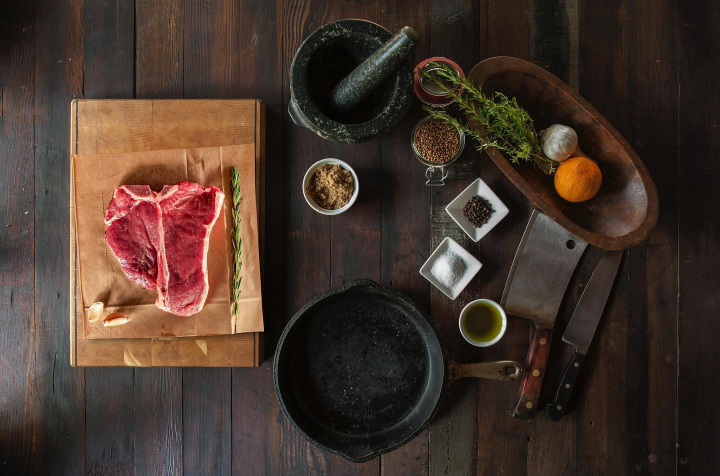
#> input picture hero.jpg, 1440 x 951 px (shown at 1/2 size); its folder holds 8 pictures in this run
$ python process_images.py
#> lines starting #> are read from the running program, lines starting #| are printed output that depends on the picture
"""Generate web-optimized assets for Seguras Meat Market site."""
import os
from PIL import Image, ImageOps

HERE = os.path.dirname(os.path.abspath(__file__))
os.chdir(HERE)

def make_sizes(infile, base, sizes):
    """Resize an image to multiple widths and save as WebP."""
#> called with infile = 'hero.jpg', base = 'hero'
    img = Image.open(infile).convert('RGB')
#> img is the input picture: PIL image 1440x951 RGB; mean R, G, B 69.4, 53.2, 43.5
    aspect = img.height / img.width
#> aspect = 0.66
    for width, suffix, quality in sizes:
        new_h = int(width * aspect)
        out = img.resize((width, new_h), Image.LANCZOS)
        outfile = f"{base}{suffix}.webp"
        out.save(outfile, 'WEBP', quality=quality, method=6)
        kb = os.path.getsize(outfile) // 1024
        print(f"  {outfile:32s} {width}x{new_h}  {kb} KB")
#> this loop made 3 passes
#> pass 1, in make_sizes, `out = img.resize((width, new_h), Image.LANCZOS)`:
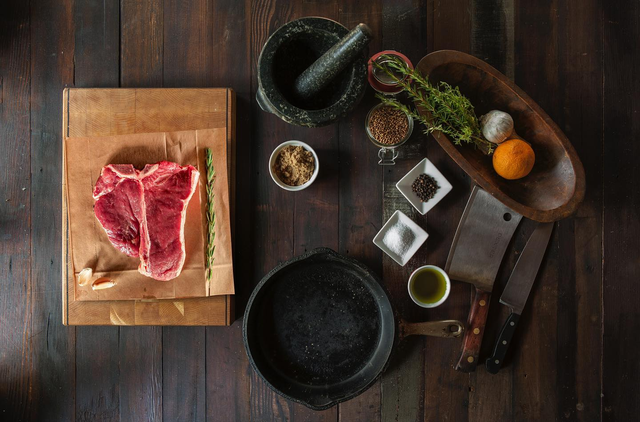
#> out: PIL image 640x422 RGB; mean R, G, B 69.4, 53.2, 43.6

print("Hero (steak on cutting board)...")
make_sizes('hero.jpg', 'hero', [
    (640,  '-mobile',  78),
    (1024, '-tablet',  80),
    (1440, '-desktop', 82),
])

print("Craft (meatball rolling, Seguras paper)...")
make_sizes(
    '568594556_18071260922251384_1512553144303937946_n.jpg',
    'craft',
    [(600, '-sm', 80), (900, '-md', 82)],
)
#> call 2 of make_sizes, with base = 'craft'
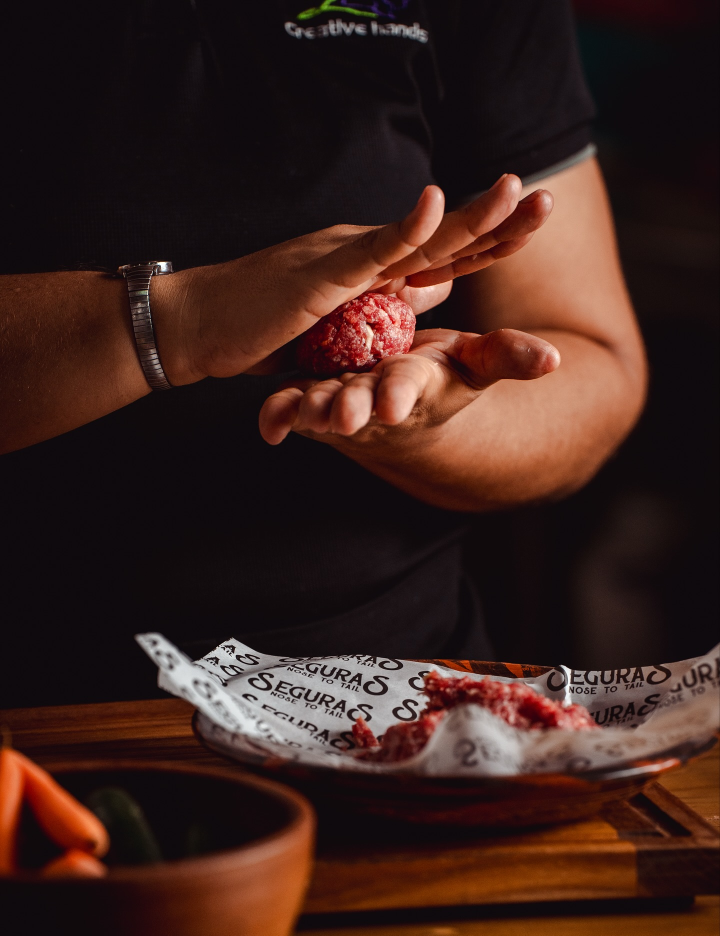
#> input picture 568594556_18071260922251384_1512553144303937946_n.jpg, 1440 x 1871 px (shown at 1/2 size)
#> in make_sizes, img is the input picture: PIL image 1440x1871 RGB; mean R, G, B 59.6, 34.7, 29.2
#> the loop in make_sizes (call 2), `for width, suffix, quality in sizes:` made 2 passes
#> pass 1, in make_sizes (call 2), `out = img.resize((width, new_h), Image.LANCZOS)`:
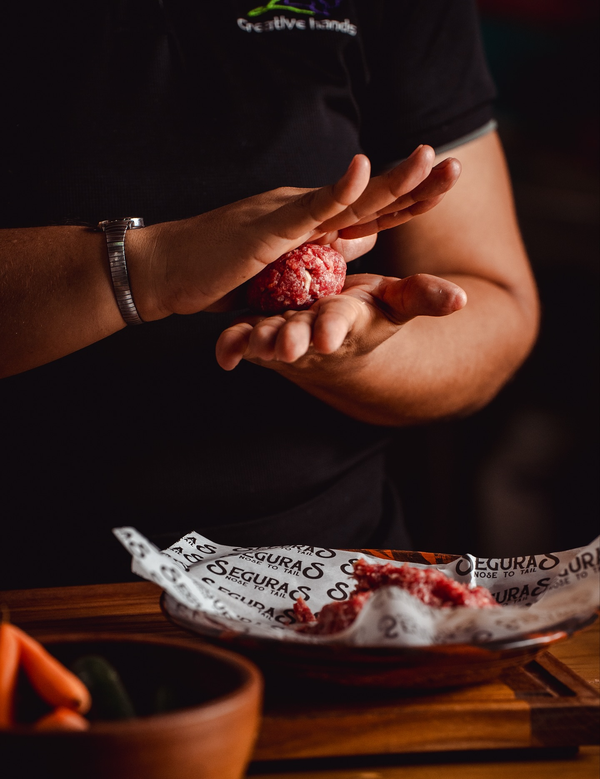
#> out: PIL image 600x779 RGB; mean R, G, B 59.6, 34.7, 29.2

print("Cuts (overhead tray of cuts and veg)...")
make_sizes(
    '566969686_18071260949251384_4152304506735328126_n.jpg',
    'cuts',
    [(600, '-sm', 80), (900, '-md', 82)],
)
#> call 3 of make_sizes, with base = 'cuts'
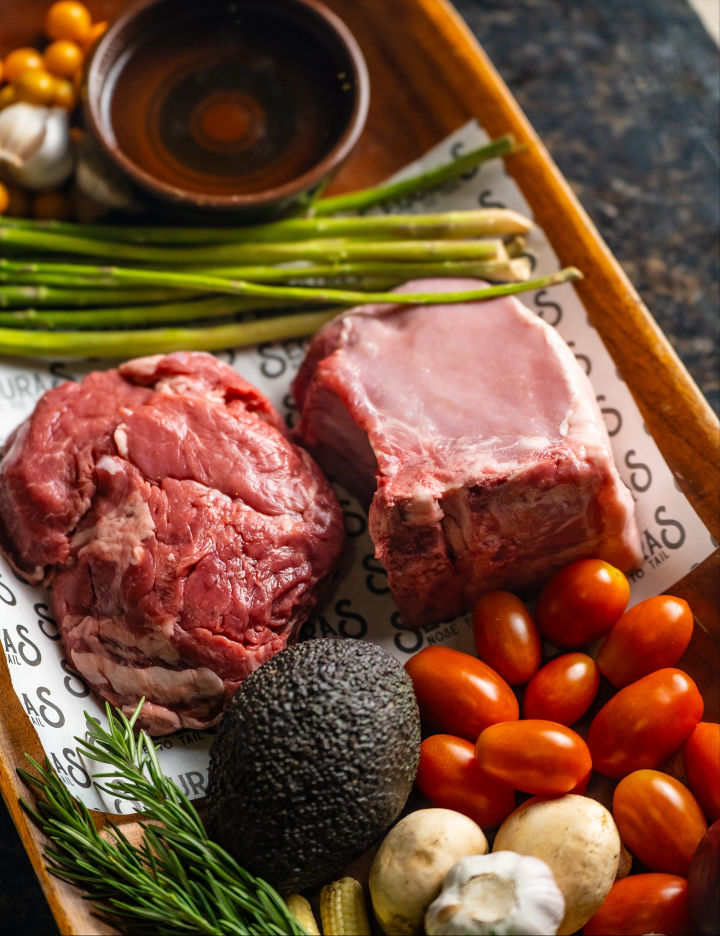
#> input picture 566969686_18071260949251384_4152304506735328126_n.jpg, 1440 x 1871 px (shown at 1/2 size)
#> in make_sizes, img is the input picture: PIL image 1440x1871 RGB; mean R, G, B 119.2, 78.5, 54.5
#> the loop in make_sizes (call 3), `for width, suffix, quality in sizes:` made 2 passes
#> pass 1, in make_sizes (call 3), `out = img.resize((width, new_h), Image.LANCZOS)`:
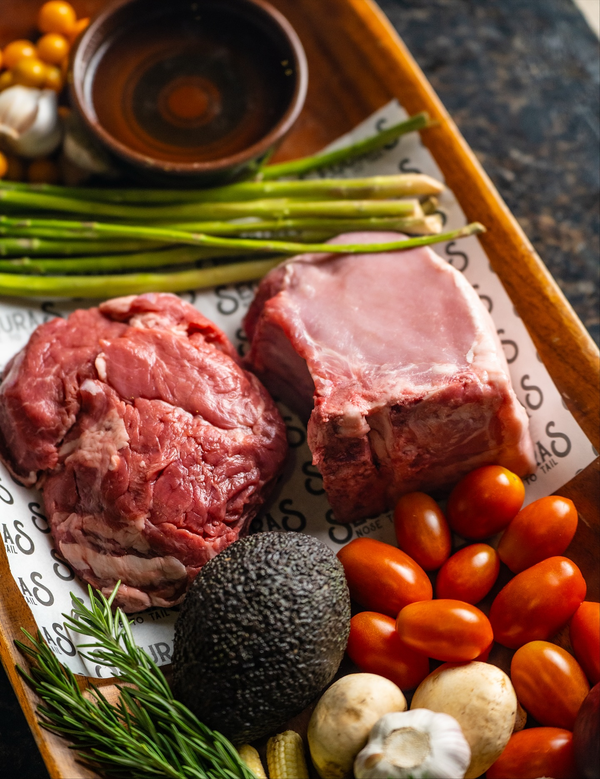
#> out: PIL image 600x779 RGB; mean R, G, B 119.2, 78.5, 54.5

print("Fire (flame-licked steak on grill)...")
make_sizes(
    '540534832_18065662712251384_490209066222765275_n.jpg',
    'fire',
    [(800, '-sm', 80), (1400, '-md', 82)],
)
#> call 4 of make_sizes, with base = 'fire'
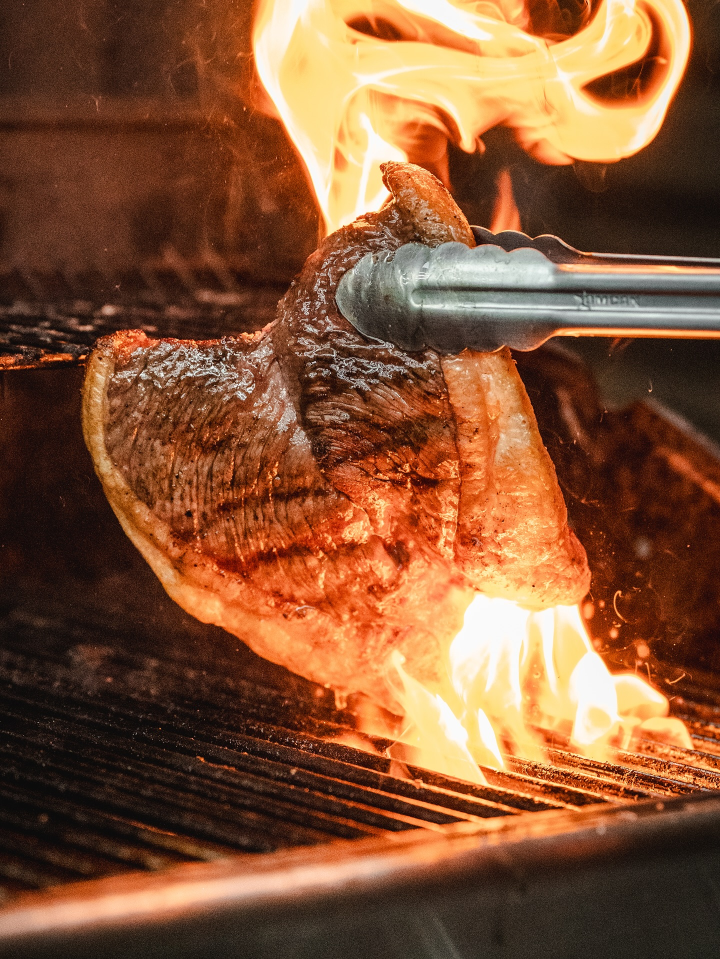
#> input picture 540534832_18065662712251384_490209066222765275_n.jpg, 1440 x 1918 px (shown at 1/2 size)
#> in make_sizes, img is the input picture: PIL image 1440x1918 RGB; mean R, G, B 132.2, 84.8, 54.1
#> the loop in make_sizes (call 4), `for width, suffix, quality in sizes:` made 2 passes
#> pass 1, in make_sizes (call 4), `out = img.resize((width, new_h), Image.LANCZOS)`:
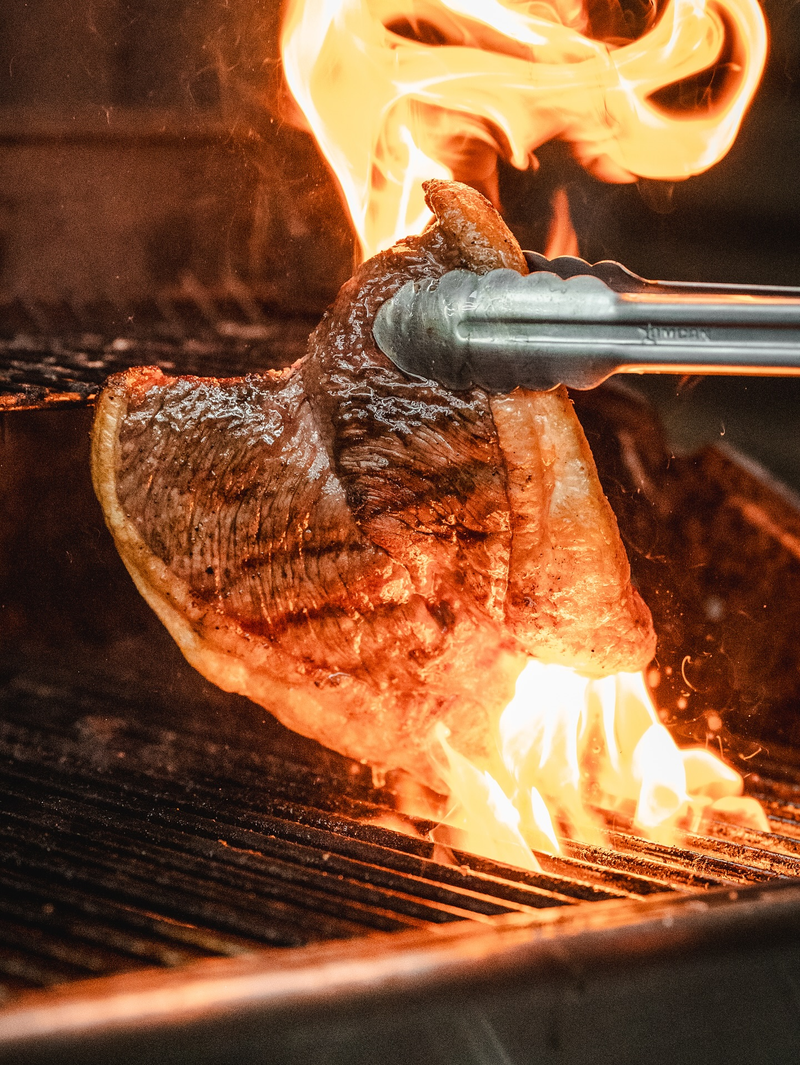
#> out: PIL image 800x1065 RGB; mean R, G, B 132.2, 84.8, 54.1

print("Logo (transparent variants)...")
#> (the run stopped early here; a loop or call above may not have finished)
